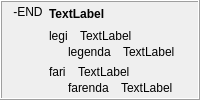
            <widget class="QFrame" name="frame_25">
             <property name="frameShape">
              <enum>QFrame::Box</enum>
             </property>
             <property name="frameShadow">
              <enum>QFrame::Raised</enum>
             </property>
             <layout class="QHBoxLayout" name="horizontalLayout_23">
              <property name="topMargin">
               <number>3</number>
              </property>
              <property name="bottomMargin">
               <number>3</number>
              </property>
              <item>
               <widget class="QLabel" name="label_338">
                <property name="sizePolicy">
                 <sizepolicy hsizetype="Maximum" vsizetype="Preferred">
                  <horstretch>0</horstretch>
                  <verstretch>0</verstretch>
                 </sizepolicy>
                </property>
                <property name="text">
                 <string>-END</string>
                </property>
                <property name="alignment">
                 <set>Qt::AlignHCenter|Qt::AlignTop</set>
                </property>
                <property name="tipo" stdset="0">
                 <string>afikso</string>
                </property>
               </widget>
              </item>
              <item>
               <layout class="QVBoxLayout" name="verticalLayout_369">
                <item>
                 <widget class="QLabel" name="Lec08_Label653">
                  <property name="styleSheet">
                   <string notr="true">font-weight: bold;</string>
                  </property>
                  <property name="text">
                   <string>TextLabel</string>
                  </property>
                  <property name="wordWrap">
                   <bool>true</bool>
                  </property>
                 </widget>
                </item>
                <item>
                 <layout class="QVBoxLayout" name="verticalLayout_32">
                  <item>
                   <layout class="QVBoxLayout" name="verticalLayout_370">
                    <property name="spacing">
                     <number>2</number>
                    </property>
                    <item>
                     <layout class="QHBoxLayout" name="horizontalLayout_605">
                      <property name="spacing">
                       <number>12</number>
                      </property>
                      <item>
                       <widget class="neklakebla_nova" name="Lec08_Button629">
                        <property name="text">
                         <string>legi</string>
                        </property>
                        <property name="wordWrap">
                         <bool>true</bool>
                        </property>
                       </widget>
                      </item>
                      <item>
                       <widget class="QLabel" name="Lec08_Label654">
                        <property name="sizePolicy">
                         <sizepolicy hsizetype="Expanding" vsizetype="Preferred">
                          <horstretch>0</horstretch>
                          <verstretch>0</verstretch>
                         </sizepolicy>
                        </property>
                        <property name="text">
                         <string>TextLabel</string>
                        </property>
                        <property name="wordWrap">
                         <bool>true</bool>
                        </property>
                       </widget>
                      </item>
                     </layout>
                    </item>
                    <item>
                     <layout class="QHBoxLayout" name="horizontalLayout_606">
                      <property name="spacing">
                       <number>12</number>
                      </property>
                      <item>
                       <widget class="label_sago_reversa" name="label_408">
                        <property name="sizePolicy">
                         <sizepolicy hsizetype="Maximum" vsizetype="Preferred">
                          <horstretch>0</horstretch>
                          <verstretch>0</verstretch>
                         </sizepolicy>
                        </property>
                        <property name="text">
                         <string/>
                        </property>
                        <property name="pixmap">
                         <pixmap resource="../resources/ikonoj.qrc">:/ikonoj/sago_revena.png</pixmap>
                        </property>
                       </widget>
                      </item>
                      <item>
                       <widget class="neklakebla_nova" name="Lec08_Button630">
                        <property name="text">
                         <string>legenda</string>
                        </property>
                        <property name="wordWrap">
                         <bool>true</bool>
                        </property>
                       </widget>
                      </item>
                      <item>
                       <widget class="QLabel" name="Lec08_Label655">
                        <property name="sizePolicy">
                         <sizepolicy hsizetype="Expanding" vsizetype="Preferred">
                          <horstretch>0</horstretch>
                          <verstretch>0</verstretch>
                         </sizepolicy>
                        </property>
                        <property name="text">
                         <string>TextLabel</string>
                        </property>
                        <property name="wordWrap">
                         <bool>true</bool>
                        </property>
                       </widget>
                      </item>
                     </layout>
                    </item>
                   </layout>
                  </item>
                 </layout>
                </item>
                <item>
                 <layout class="QVBoxLayout" name="verticalLayout_371">
                  <property name="spacing">
                   <number>2</number>
                  </property>
                  <item>
                   <layout class="QHBoxLayout" name="horizontalLayout_607">
                    <property name="spacing">
                     <number>12</number>
                    </property>
                    <item>
                     <widget class="neklakebla_nova" name="Lec08_Button52">
                      <property name="text">
                       <string>fari</string>
                      </property>
                      <property name="wordWrap">
                       <bool>true</bool>
                      </property>
                     </widget>
                    </item>
                    <item>
                     <widget class="QLabel" name="Lec08_Label61">
                      <property name="sizePolicy">
                       <sizepolicy hsizetype="Expanding" vsizetype="Preferred">
                        <horstretch>0</horstretch>
                        <verstretch>0</verstretch>
                       </sizepolicy>
                      </property>
                      <property name="text">
                       <string>TextLabel</string>
                      </property>
                      <property name="wordWrap">
                       <bool>true</bool>
                      </property>
                     </widget>
                    </item>
                   </layout>
                  </item>
                  <item>
                   <layout class="QHBoxLayout" name="horizontalLayout_608">
                    <property name="spacing">
                     <number>12</number>
                    </property>
                    <item>
                     <widget class="label_sago_reversa" name="label_409">
                      <property name="sizePolicy">
                       <sizepolicy hsizetype="Maximum" vsizetype="Preferred">
                        <horstretch>0</horstretch>
                        <verstretch>0</verstretch>
                       </sizepolicy>
                      </property>
                      <property name="text">
                       <string/>
                      </property>
                      <property name="pixmap">
                       <pixmap resource="../resources/ikonoj.qrc">:/ikonoj/sago_revena.png</pixmap>
                      </property>
                     </widget>
                    </item>
                    <item>
                     <widget class="neklakebla_nova" name="Lec08_Button53">
                      <property name="text">
                       <string>farenda</string>
                      </property>
                      <property name="wordWrap">
                       <bool>true</bool>
                      </property>
                     </widget>
                    </item>
                    <item>
                     <widget class="QLabel" name="Lec08_Label62">
                      <property name="sizePolicy">
                       <sizepolicy hsizetype="Expanding" vsizetype="Preferred">
                        <horstretch>0</horstretch>
                        <verstretch>0</verstretch>
                       </sizepolicy>
                      </property>
                      <property name="text">
                       <string>TextLabel</string>
                      </property>
                      <property name="wordWrap">
                       <bool>true</bool>
                      </property>
                     </widget>
                    </item>
                   </layout>
                  </item>
                 </layout>
                </item>
               </layout>
              </item>
             </layout>
            </widget>
